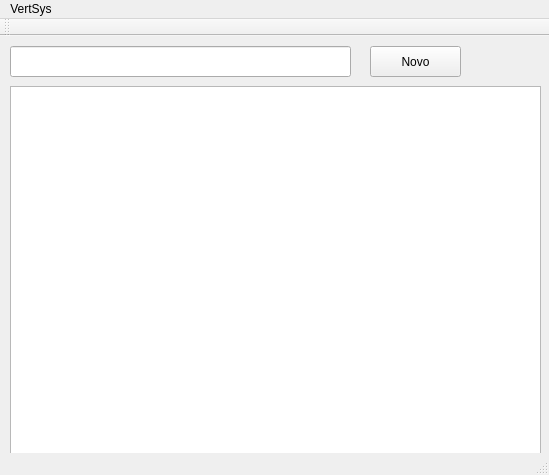
<?xml version="1.0" encoding="UTF-8"?>
<ui version="4.0">
 <class>MainWindow</class>
 <widget class="QMainWindow" name="MainWindow">
  <property name="geometry">
   <rect>
    <x>0</x>
    <y>0</y>
    <width>549</width>
    <height>475</height>
   </rect>
  </property>
  <property name="windowTitle">
   <string>MainWindow</string>
  </property>
  <widget class="QWidget" name="centralWidget">
   <widget class="QTableView" name="tableView_listUsers">
    <property name="geometry">
     <rect>
      <x>10</x>
      <y>50</y>
      <width>531</width>
      <height>381</height>
     </rect>
    </property>
   </widget>
   <widget class="QPushButton" name="pushButton_newRegister">
    <property name="geometry">
     <rect>
      <x>370</x>
      <y>10</y>
      <width>91</width>
      <height>31</height>
     </rect>
    </property>
    <property name="text">
     <string>Novo</string>
    </property>
   </widget>
   <widget class="QLineEdit" name="lineEdit_search">
    <property name="geometry">
     <rect>
      <x>10</x>
      <y>10</y>
      <width>341</width>
      <height>31</height>
     </rect>
    </property>
   </widget>
  </widget>
  <widget class="QMenuBar" name="menuBar">
   <property name="geometry">
    <rect>
     <x>0</x>
     <y>0</y>
     <width>549</width>
     <height>19</height>
    </rect>
   </property>
   <widget class="QMenu" name="menuVertSys">
    <property name="title">
     <string>VertSys</string>
    </property>
   </widget>
   <addaction name="menuVertSys"/>
  </widget>
  <widget class="QToolBar" name="mainToolBar">
   <attribute name="toolBarArea">
    <enum>TopToolBarArea</enum>
   </attribute>
   <attribute name="toolBarBreak">
    <bool>false</bool>
   </attribute>
  </widget>
  <widget class="QStatusBar" name="statusBar"/>
 </widget>
 <layoutdefault spacing="6" margin="11"/>
 <resources/>
 <connections/>
</ui>
